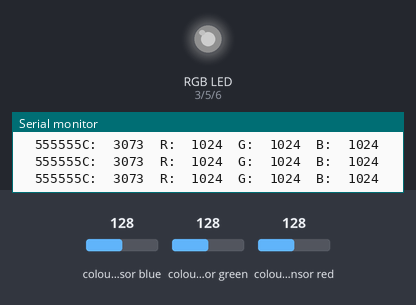
A sketch run on a simulated Arduino Uno, built with avr-gcc and run on an emulated ATmega328P. Shown: an RGB LED mixed from three pins (HIGH = lit), the last lines printed to the serial monitor. Inputs (shaded band) come from the test bench; at power-on: colour sensor blue 128, colour sensor green 128, colour sensor red 128. Dim RGB values are drawn brighter than linear.

Above: at 1.2 s.
1.3 s: colour sensor blue set to 5
At 2.5 s:
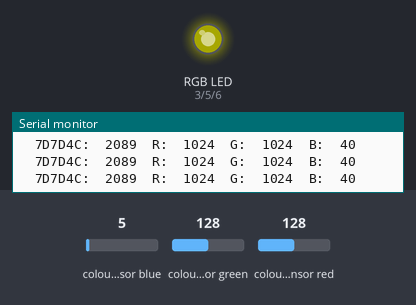
2.8 s: colour sensor green set to 5
At 3.7 s:
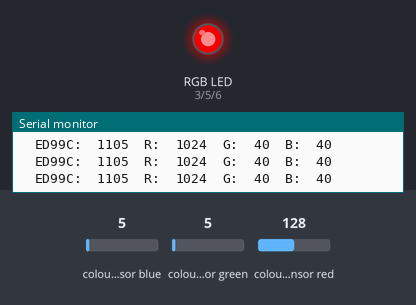
4.3 s: colour sensor red set to 64
At 5.4 s:
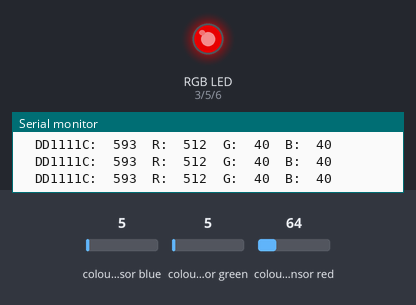
5.8 s: colour sensor blue set to 7
At 6.4 s:
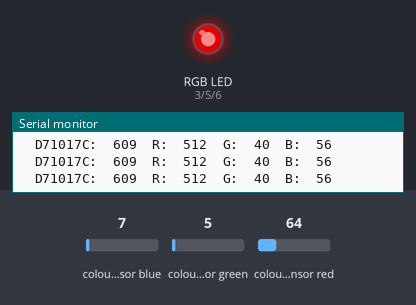
7.8 s: colour sensor blue set to 10
At 8.2 s:
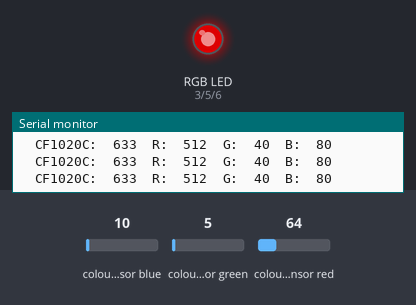
9.4 s: colour sensor green set to 8
At 10.4 s:
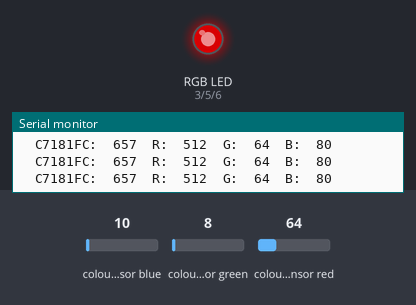
12.4 s: colour sensor green set to 11
Timing chart, 0 to 14.9 s (numbered marks = the images above; inputs shaded):
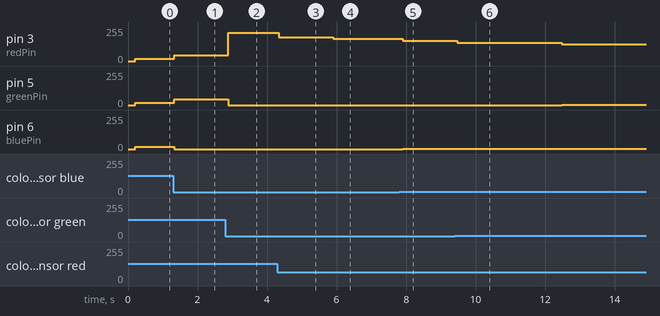

The sketch:

RGB_sensor_with_RGB_led.ino
```cpp
#include <Wire.h>
#include "Adafruit_TCS34725.h"

// creating the sensor object
Adafruit_TCS34725 tcs = Adafruit_TCS34725(TCS34725_INTEGRATIONTIME_50MS, TCS34725_GAIN_4X);

#define redPin 3
#define greenPin 5
#define bluePin 6

#define commonAnode false

//to convert RGB value to value that human eye can understand
byte gammatable[256];

void setup()
{
  Serial.begin(9600);
  Serial.println("Color View test");

  if (tcs.begin())
  {
    Serial.println("Found sensor");
  }
  else
  {
    Serial.println("No TCS34725 found ... check your connections");
    while (1); //halt!
  }

  pinMode(redPin,OUTPUT);
  pinMode(greenPin,OUTPUT);
  pinMode(bluePin,OUTPUT);

  //this code helps to convert RGB colors to what humans see
  for(int i=0; i < 256;i++)
  {
    float x = i;
    x /= 255;
    x = pow(x,2.5);
    x *= 255;

    if(commonAnode){
      gammatable[i] = 255 - x;
    } else {
      gammatable[i] = x;
    }
  }
}

void loop()
{
  uint16_t clear, red , green , blue;

  tcs.setInterrupt(false); // turn on LED

  delay(60);  // takes 50ms to read

  tcs.getRawData(&red, &green, &blue, &clear);

  Serial.print("C:\t");   Serial.print(clear);
  Serial.print("\tR:\t"); Serial.print(red);
  Serial.print("\tG:\t"); Serial.print(green);
  Serial.print("\tB:\t"); Serial.println(blue);

  // Figure out some basic hex code for visualization
  uint32_t sum = clear;
  float r,g,b;
  r = red; r /= sum;
  g = green; g /= sum;
  b = blue; b /= sum;

  r *= 256; g *= 256; b *= 256;
  Serial.print("\t");
  Serial.print((int)r,HEX); Serial.print((int)g,HEX); Serial.print((int)b,HEX);

  analogWrite(redPin,gammatable[(int)r]);
  analogWrite(greenPin,gammatable[(int)g]);
  analogWrite(bluePin,gammatable[(int)b]);
}
```

Measured:
- after the input at 1.3 s, pin 3 (redPin), pin 5 (greenPin): 16/255 → 42/255 at once; pin 6 (bluePin): 16/255 → 0/255 at once
- after the input at 2.8 s, pin 3 (redPin): 42/255 → 212/255 after 0.09 s; pin 5 (greenPin): 42/255 → 0/255 after 0.09 s
- after the input at 4.3 s, pin 3 (redPin): 212/255 → 178/255 at once
- after the input at 5.8 s, pin 3 (redPin): 178/255 → 166/255 after 0.10 s
- after the input at 7.8 s, pin 3 (redPin): 166/255 → 151/255 after 0.11 s; pin 6 (bluePin): 0/255 → 1/255 after 0.11 s
- after the input at 9.4 s, pin 3 (redPin): 151/255 → 137/255 after 0.07 s
- after the input at 12.4 s, pin 3 (redPin): 137/255 → 125/255 after 0.08 s; pin 5 (greenPin): 0/255 → 1/255 after 0.08 s
